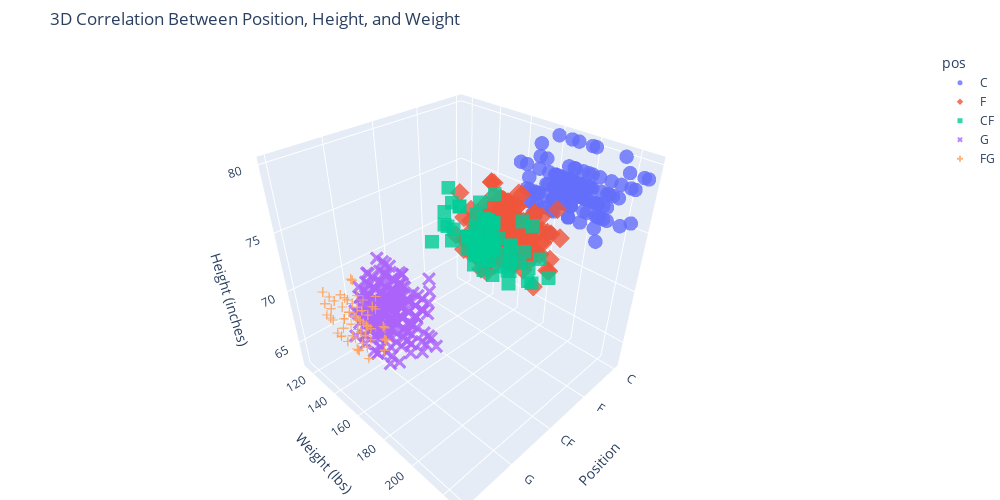

The cell this chart's notebook holds for it:
### Markdown cell above
When analyzing this **dataset**, special attention must be paid to **incorrect entries** for players’ **heights** and **weights**. Unlike other statistics — where values such as **$0$** or **$100$ points** can be realistic — having a player **weigh only $10$ pounds** or **stand $12$ inches tall** is **impossible**.  

Such **erroneous data** should therefore be **identified and cleaned**.

Since we don't want to have that type of outliers with impossible values we will proceed to replace them with the average value of the heaviest position the player can play. This ensures the value is realistic for the player and doesn’t overcomplicate things. It also avoids using averages from players with multiple positions, which can be a small sample and may not represent the data properly.

### Code cell
psd.normalize_players()
psd.position_height_weight()

### Figure 1 — Plotly figure (JSON) as saved in the notebook; plotly's stock layout.template omitted (floating-point values rounded to 4 significant figures; data arrays with more than 128 entries replaced by an {"elided": "..."} marker saying what was removed)
{"data": [{"customdata": {"elided": "130x2 str values"}, "hovertemplate": "pos=%{x}<br>weight=%{y}<br>height=%{z}<br>bioID=%{customdata[0]}<br>college=%{customdata[1]}<extra></extra>", "legendgroup": "C", "marker": {"color": "#636efa", "opacity": 0.8, "size": 5, "symbol": "circle"}, "mode": "markers", "name": "C", "scene": "scene", "showlegend": true, "type": "scatter3d", "x": {"elided": "130 str values"}, "y": {"elided": "130 float values"}, "z": {"elided": "130 float values"}}, {"customdata": {"elided": "228x2 str values"}, "hovertemplate": "pos=%{x}<br>weight=%{y}<br>height=%{z}<br>bioID=%{customdata[0]}<br>college=%{customdata[1]}<extra></extra>", "legendgroup": "F", "marker": {"color": "#EF553B", "opacity": 0.8, "size": 5, "symbol": "diamond"}, "mode": "markers", "name": "F", "scene": "scene", "showlegend": true, "type": "scatter3d", "x": {"elided": "228 str values"}, "y": {"elided": "228 float values"}, "z": {"elided": "228 float values"}}, {"customdata": {"elided": "78x2 str values"}, "hovertemplate": "pos=%{x}<br>weight=%{y}<br>height=%{z}<br>bioID=%{customdata[0]}<br>college=%{customdata[1]}<extra></extra>", "legendgroup": "CF", "marker": {"color": "#00cc96", "opacity": 0.8, "size": 5, "symbol": "square"}, "mode": "markers", "name": "CF", "scene": "scene", "showlegend": true, "type": "scatter3d", "x": ["CF", "CF", "CF", "CF", "CF", "CF", "CF", "CF", "CF", "CF", "CF", "CF", "CF", "CF", "CF", "CF", "CF", "CF", "CF", "CF", "CF", "CF", "CF", "CF", "CF", "CF", "CF", "CF", "CF", "CF", "CF", "CF", "CF", "CF", "CF", "CF", "CF", "CF", "CF", "CF", "CF", "CF", "CF", "CF", "CF", "CF", "CF", "CF", "CF", "CF", "CF", "CF", "CF", "CF", "CF", "CF", "CF", "CF", "CF", "CF", "CF", "CF", "CF", "CF", "CF", "CF", "CF", "CF", "CF", "CF", "CF", "CF", "CF", "CF", "CF", "CF", "CF", "CF"], "y": [190.7, 180.0, 175.0, 188.0, 179.7, 185.0, 178.0, 210.0, 183.0, 178.0, 170.0, 190.7, 179.7, 183.0, 187.0, 179.7, 190.0, 195.0, 190.0, 185.0, 200.0, 185.0, 190.0, 160.0, 180.0, 163.0, 188.0, 185.0, 190.0, 179.7, 188.0, 175.0, 187.0, 179.0, 215.0, 210.0, 205.0, 184.0, 190.7, 212.0, 180.0, 186.0, 180.0, 180.0, 200.0, 179.0, 220.0, 188.0, 185.0, 175.0, 182.0, 175.0, 182.0, 190.0, 175.0, 200.0, 181.0, 162.0, 200.0, 190.0, 195.0, 160.0, 183.0, 166.0, 151.0, 165.0, 183.0, 165.0, 180.0, 200.0, 207.0, 190.0, 200.0, 199.0, 170.0, 210.0, 205.0, 193.0], "z": [73.0, 76.0, 75.0, 74.0, 74.0, 77.0, 75.0, 78.0, 74.0, 75.0, 77.0, 75.0, 75.0, 74.0, 77.0, 76.0, 77.0, 74.0, 79.0, 73.0, 75.0, 75.0, 75.0, 75.0, 75.0, 78.0, 75.0, 76.0, 77.0, 75.0, 76.0, 74.0, 77.0, 75.0, 76.0, 75.0, 78.0, 74.0, 75.52, 74.0, 77.0, 75.0, 74.0, 75.0, 75.0, 73.0, 75.0, 74.0, 75.0, 75.0, 78.0, 75.0, 75.0, 77.0, 75.0, 74.0, 74.0, 75.0, 76.0, 75.0, 75.0, 76.0, 75.0, 75.0, 73.0, 74.0, 75.0, 77.0, 74.0, 76.0, 76.0, 76.0, 73.0, 74.0, 77.0, 74.0, 75.0, 76.0]}, {"customdata": {"elided": "307x2 str values"}, "hovertemplate": "pos=%{x}<br>weight=%{y}<br>height=%{z}<br>bioID=%{customdata[0]}<br>college=%{customdata[1]}<extra></extra>", "legendgroup": "G", "marker": {"color": "#ab63fa", "opacity": 0.8, "size": 5, "symbol": "x"}, "mode": "markers", "name": "G", "scene": "scene", "showlegend": true, "type": "scatter3d", "x": {"elided": "307 str values"}, "y": {"elided": "307 float values"}, "z": {"elided": "307 float values"}}, {"customdata": {"elided": "66x2 str values"}, "hovertemplate": "pos=%{x}<br>weight=%{y}<br>height=%{z}<br>bioID=%{customdata[0]}<br>college=%{customdata[1]}<extra></extra>", "legendgroup": "FG", "marker": {"color": "#FFA15A", "opacity": 0.8, "size": 5, "symbol": "cross"}, "mode": "markers", "name": "FG", "scene": "scene", "showlegend": true, "type": "scatter3d", "x": ["FG", "FG", "FG", "FG", "FG", "FG", "FG", "FG", "FG", "FG", "FG", "FG", "FG", "FG", "FG", "FG", "FG", "FG", "FG", "FG", "FG", "FG", "FG", "FG", "FG", "FG", "FG", "FG", "FG", "FG", "FG", "FG", "FG", "FG", "FG", "FG", "FG", "FG", "FG", "FG", "FG", "FG", "FG", "FG", "FG", "FG", "FG", "FG", "FG", "FG", "FG", "FG", "FG", "FG", "FG", "FG", "FG", "FG", "FG", "FG", "FG", "FG", "FG", "FG", "FG", "FG"], "y": [149.0, 172.0, 143.0, 172.0, 160.0, 168.0, 168.0, 163.0, 170.5, 162.0, 165.0, 185.0, 140.0, 160.0, 145.0, 155.0, 167.0, 155.0, 165.0, 153.0, 183.0, 184.0, 170.5, 160.0, 140.0, 170.0, 163.4, 155.0, 165.0, 150.0, 150.0, 165.0, 160.0, 167.0, 155.0, 170.0, 185.0, 167.0, 147.0, 174.0, 158.0, 170.0, 181.0, 170.5, 180.0, 163.4, 155.0, 167.0, 140.0, 184.0, 160.0, 160.0, 174.0, 173.0, 178.0, 166.0, 145.0, 163.4, 172.0, 145.0, 170.0, 172.0, 162.0, 155.0, 163.4, 175.0], "z": [72.0, 72.0, 70.0, 74.0, 71.0, 74.0, 72.0, 69.0, 71.0, 69.0, 72.0, 72.0, 72.0, 73.0, 70.0, 72.0, 72.0, 71.0, 75.0, 70.0, 71.0, 73.0, 70.0, 70.0, 70.0, 73.0, 69.0, 73.0, 71.0, 69.0, 69.0, 71.0, 73.0, 70.0, 69.0, 71.0, 73.0, 71.0, 69.0, 73.0, 73.0, 72.0, 75.0, 69.0, 74.0, 73.0, 71.0, 73.0, 71.0, 72.0, 72.0, 72.0, 71.0, 72.0, 74.0, 75.0, 72.0, 72.0, 72.0, 71.0, 73.0, 72.0, 70.0, 71.0, 72.0, 72.0]}], "layout": {"height": 500, "legend": {"title": {"text": "pos"}, "tracegroupgap": 0}, "margin": {"b": 0, "l": 0, "r": 0, "t": 50}, "scene": {"domain": {"x": [0, 1], "y": [0, 1]}, "xaxis": {"categoryarray": ["C", "F", "CF", "G", "FG"], "categoryorder": "array", "title": {"text": "Position"}}, "yaxis": {"title": {"text": "Weight (lbs)"}}, "zaxis": {"title": {"text": "Height (inches)"}}}, "title": {"text": "3D Correlation Between Position, Height, and Weight"}, "width": 1000}}
